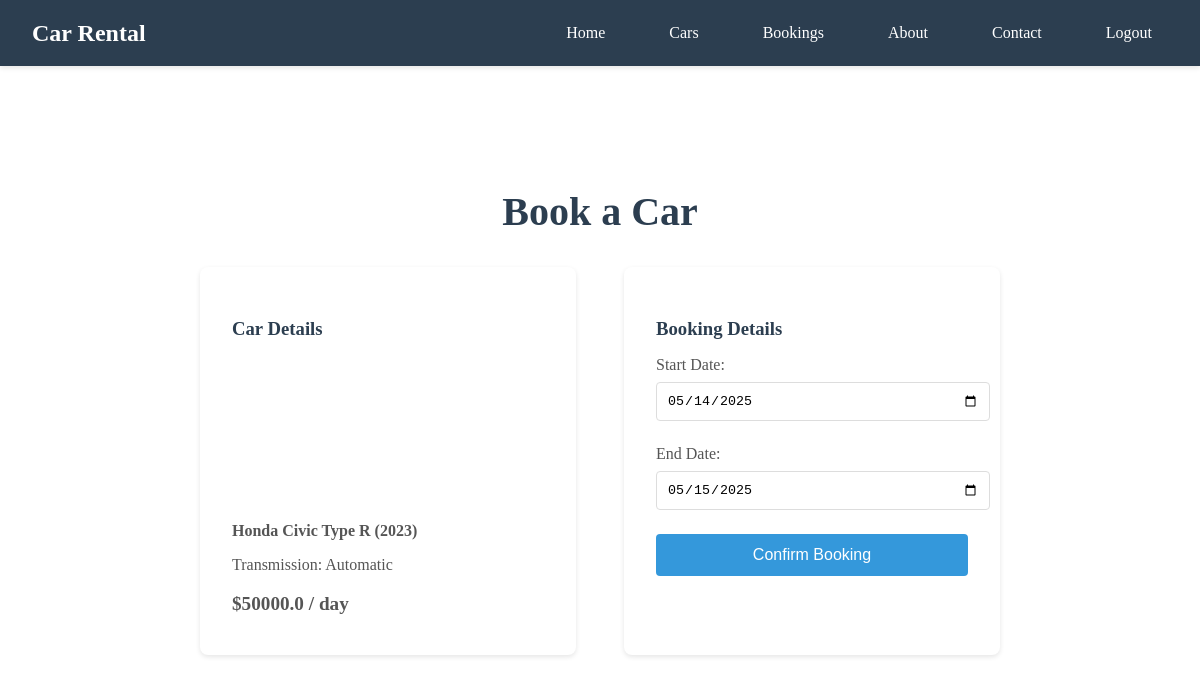
Screenshot of /bookings/create/1/ (signed in) with the database file from the repository.
### car_rental/models.py (models this page shows, shortened)
class Car(models.Model):
    TRANSMISSION_CHOICES = [
        ('MANUAL', 'Manual'),
        ('AUTOMATIC', 'Automatic'),
    ]
    make = models.CharField(max_length=50)
    model = models.CharField(max_length=50)
    year = models.IntegerField()
    price_per_day = models.FloatField()
    availability = models.BooleanField(default=True)
    transmission_type = models.CharField(max_length=20, choices=TRANSMISSION_CHOICES, default='AUTOMATIC')
    image_url = models.URLField(max_length=500, blank=True, null=True,
                               default="https://th.bing.com/th/id/R.c33768fe42791b045951429e0502701a?rik=Os5%2fNGBq8DeSgw&riu=http%3a%2f%2fwww.pixelstalk.net%2fwp-content%2fuploads%2f2016%2f06%2fCar-desktop-backgrounds-car-wallpapers-car-hd-photo.jpg&ehk=QhMJa%2bXR7ppHcBMx0gOMEXaZCCSYCneetAeXVsfTaPc%3d&risl=&pid=ImgRaw&r=0")

### car_rental/views.py (the view)
# urls.py: path('bookings/create/<int:car_id>/', views.create_booking, name='create_booking'),
@login_required
def create_booking(request, car_id):
    car = get_object_or_404(Car, id=car_id)
    if not car.availability:
        messages.error(request, 'This car is not available for booking.')
        return redirect('car_list')
    if request.method == 'POST':
        form = BookingForm(request.POST)
        if form.is_valid():
            booking = form.save(commit=False)
            booking.user = request.user
            booking.car = car
            delta = booking.end_date - booking.start_date
            days = delta.days + 1  # Include both start and end date
            booking.total_price = car.price_per_day * days
            booking.save()
            car.availability = False
            car.save()
            transaction_id = f"TX-{uuid.uuid4().hex[:12].upper()}"
            payment = Payment(
                booking=booking,
                amount=booking.total_price,
                payment_method='CREDIT_CARD',
                transaction_id=transaction_id,
                status='PENDING'  # Initial payment status
            )
            payment.save()
            messages.success(request, 'Booking created successfully. Payment has been recorded.')
            return redirect('booking_detail', booking_id=booking.id)
    else:
        form = BookingForm()
    context = {
        'form': form,
        'car': car,
    }
    return render(request, 'create_booking.html', context)

### car_rental/forms.py (shortened to what this page needs)
class BookingForm(forms.ModelForm):
    start_date = forms.DateField(
        widget=forms.DateInput(attrs={'type': 'date', 'min': datetime.date.today().strftime('%Y-%m-%d')}),
        initial=datetime.date.today
    )
    end_date = forms.DateField(
        widget=forms.DateInput(attrs={'type': 'date', 'min': datetime.date.today().strftime('%Y-%m-%d')}),
        initial=lambda: datetime.date.today() + datetime.timedelta(days=1)
    )
    class Meta:
        model = Booking
        fields = ['start_date', 'end_date']

### car_rental/templates/create_booking.html (shortened to what this page needs)
{% extends 'base.html' %} {% load static %}
 {% block content %}
<div class="booking-container">
  <h1>Book a Car</h1>
  <div class="booking-grid">
    <div class="car-summary">
      <h3>Car Details</h3>
      <div
        class="car-image"
        style="
          background-image: url('{% if car.image_url %}{{ car.image_url }}{% else %}https://th.bing.com/th/id/R.c33768fe42791b045951429e0502701a?rik=Os5%2fNGBq8DeSgw&riu=http%3a%2f%2fwww.pixelstalk.net%2fwp-content%2fuploads%2f2016%2f06%2fCar-desktop-backgrounds-car-wallpapers-car-hd-photo.jpg&ehk=QhMJa%2bXR7ppHcBMx0gOMEXaZCCSYCneetAeXVsfTaPc%3d&risl=&pid=ImgRaw&r=0{% endif %}');
        "
      ></div>
      <div class="car-details">
        <p><strong>{{ car.make }} {{ car.model }} ({{ car.year }})</strong></p>
        <p>
          Transmission: {% if car.transmission_type == 'AUTOMATIC' %}Automatic
          {% elif car.transmission_type == 'MANUAL' %}Manual {% else %}{{
          car.transmission_type }} {% endif %}
        </p>
        <p class="car-price">${{ car.price_per_day }} / day</p>
      </div>
    </div>
    <div class="booking-form">
      <h3>Booking Details</h3>
      <form method="post">
        <div class="form-group">
          <label for="{{ form.start_date.id_for_label }}">Start Date:</label>
          {{ form.start_date }}
        </div>
        <div class="form-group">
          <label for="{{ form.end_date.id_for_label }}">End Date:</label>
          {{ form.end_date }}
        </div>
        <button type="submit">Confirm Booking</button>
      </form>
    </div>
  </div>
</div>
{% endblock %}

### car_rental/templates/create_booking.html (style rules this page uses)
.booking-container { max-width: 800px; margin: 100px auto 40px; padding: 0 20px; }
.booking-container h1 { color: #2c3e50; text-align: center; margin-bottom: 2rem; font-size: 2.5rem; }
.booking-grid { display: grid; grid-template-columns: 1fr 1fr; gap: 3rem; }
.car-summary { background: white; padding: 2rem; border-radius: 8px; box-shadow: 0 2px 5px rgba(0, 0, 0, 0.1); }
.car-summary h3 { margin-bottom: 1rem; color: #2c3e50; }
.car-image { width: 100%; height: 150px; background-size: cover; background-position: center; border-radius: 4px; margin-bottom: 1rem; }
.car-details p { margin-bottom: 0.5rem; color: #555; }
.car-price { font-weight: bold; color: #3498db; font-size: 1.2rem; }
.booking-form { background: white; padding: 2rem; border-radius: 8px; box-shadow: 0 2px 5px rgba(0, 0, 0, 0.1); }
.booking-form h3 { margin-bottom: 1rem; color: #2c3e50; }
.form-group { margin-bottom: 1.5rem; }
.form-group label { display: block; margin-bottom: 0.5rem; color: #555; }
.form-group input { width: 100%; padding: 10px; border: 1px solid #ddd; border-radius: 4px; }
.booking-form button { width: 100%; padding: 12px; background: #3498db; color: white; border: none; border-radius: 4px; font-size: 1rem; cursor: pointer; transition: background-color 0.3s; }

### rows the page displays
Car: make "Honda", model "Civic Type R", year "2023", price_per_day "50000.0"
